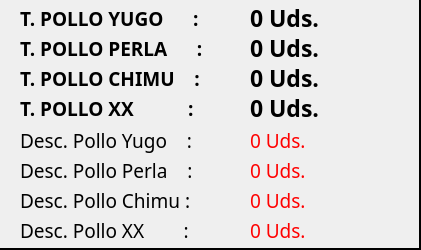
    <widget class="QFrame" name="frmTotales">
     <property name="geometry">
      <rect>
       <x>0</x>
       <y>550</y>
       <width>421</width>
       <height>250</height>
      </rect>
     </property>
     <property name="styleSheet">
      <string notr="true">border:2px solid black;
border-left:0;
border-top:0;</string>
     </property>
     <property name="frameShape">
      <enum>QFrame::StyledPanel</enum>
     </property>
     <property name="frameShadow">
      <enum>QFrame::Raised</enum>
     </property>
     <widget class="QLabel" name="label_18">
      <property name="geometry">
       <rect>
        <x>20</x>
        <y>125</y>
        <width>230</width>
        <height>30</height>
       </rect>
      </property>
      <property name="font">
       <font>
        <family>Poppins Medium</family>
        <pointsize>14</pointsize>
        <weight>50</weight>
        <bold>false</bold>
       </font>
      </property>
      <property name="styleSheet">
       <string notr="true">border: none;</string>
      </property>
      <property name="text">
       <string>Desc. Pollo Yugo    :</string>
      </property>
     </widget>
     <widget class="QLabel" name="label_17">
      <property name="geometry">
       <rect>
        <x>20</x>
        <y>63</y>
        <width>230</width>
        <height>30</height>
       </rect>
      </property>
      <property name="font">
       <font>
        <family>Poppins</family>
        <pointsize>14</pointsize>
        <weight>75</weight>
        <bold>true</bold>
       </font>
      </property>
      <property name="styleSheet">
       <string notr="true">border: none;</string>
      </property>
      <property name="text">
       <string>T. POLLO CHIMU    :</string>
      </property>
     </widget>
     <widget class="QLabel" name="txtCantPolloYugo">
      <property name="geometry">
       <rect>
        <x>250</x>
        <y>3</y>
        <width>160</width>
        <height>30</height>
       </rect>
      </property>
      <property name="font">
       <font>
        <family>Poppins</family>
        <pointsize>17</pointsize>
        <weight>75</weight>
        <bold>true</bold>
       </font>
      </property>
      <property name="styleSheet">
       <string notr="true">border: none;</string>
      </property>
      <property name="text">
       <string>0 Uds.</string>
      </property>
     </widget>
     <widget class="QLabel" name="txtCantDescPolloXX">
      <property name="geometry">
       <rect>
        <x>250</x>
        <y>215</y>
        <width>160</width>
        <height>30</height>
       </rect>
      </property>
      <property name="font">
       <font>
        <family>Rubik Medium</family>
        <pointsize>14</pointsize>
       </font>
      </property>
      <property name="styleSheet">
       <string notr="true">color: rgb(255, 0, 0);
border: none;</string>
      </property>
      <property name="text">
       <string>0 Uds.</string>
      </property>
     </widget>
     <widget class="QLabel" name="txtCantDescPolloChimu">
      <property name="geometry">
       <rect>
        <x>250</x>
        <y>185</y>
        <width>160</width>
        <height>30</height>
       </rect>
      </property>
      <property name="font">
       <font>
        <family>Rubik Medium</family>
        <pointsize>14</pointsize>
       </font>
      </property>
      <property name="styleSheet">
       <string notr="true">color: rgb(255, 0, 0);
border: none;</string>
      </property>
      <property name="text">
       <string>0 Uds.</string>
      </property>
     </widget>
     <widget class="QLabel" name="txtCantDescPolloYugo">
      <property name="geometry">
       <rect>
        <x>250</x>
        <y>125</y>
        <width>160</width>
        <height>30</height>
       </rect>
      </property>
      <property name="font">
       <font>
        <family>Rubik Medium</family>
        <pointsize>14</pointsize>
       </font>
      </property>
      <property name="styleSheet">
       <string notr="true">color: rgb(255, 0, 0);
border: none;</string>
      </property>
      <property name="text">
       <string>0 Uds.</string>
      </property>
     </widget>
     <widget class="QLabel" name="txtCantDescPolloPerla">
      <property name="geometry">
       <rect>
        <x>250</x>
        <y>155</y>
        <width>160</width>
        <height>30</height>
       </rect>
      </property>
      <property name="font">
       <font>
        <family>Rubik Medium</family>
        <pointsize>14</pointsize>
       </font>
      </property>
      <property name="styleSheet">
       <string notr="true">color: rgb(255, 0, 0);
border: none;</string>
      </property>
      <property name="text">
       <string>0 Uds.</string>
      </property>
     </widget>
     <widget class="QLabel" name="label_19">
      <property name="geometry">
       <rect>
        <x>20</x>
        <y>155</y>
        <width>230</width>
        <height>30</height>
       </rect>
      </property>
      <property name="font">
       <font>
        <family>Poppins Medium</family>
        <pointsize>14</pointsize>
       </font>
      </property>
      <property name="styleSheet">
       <string notr="true">border: none;</string>
      </property>
      <property name="text">
       <string>Desc. Pollo Perla    :</string>
      </property>
     </widget>
     <widget class="QLabel" name="lblTPolloYugo">
      <property name="geometry">
       <rect>
        <x>20</x>
        <y>3</y>
        <width>230</width>
        <height>30</height>
       </rect>
      </property>
      <property name="font">
       <font>
        <family>Poppins</family>
        <pointsize>14</pointsize>
        <weight>75</weight>
        <bold>true</bold>
       </font>
      </property>
      <property name="styleSheet">
       <string notr="true">border: none;</string>
      </property>
      <property name="text">
       <string>T. POLLO YUGO      :</string>
      </property>
     </widget>
     <widget class="QLabel" name="txtCantPolloPerla">
      <property name="geometry">
       <rect>
        <x>250</x>
        <y>33</y>
        <width>160</width>
        <height>30</height>
       </rect>
      </property>
      <property name="font">
       <font>
        <family>Poppins</family>
        <pointsize>17</pointsize>
        <weight>75</weight>
        <bold>true</bold>
       </font>
      </property>
      <property name="styleSheet">
       <string notr="true">border: none;</string>
      </property>
      <property name="text">
       <string>0 Uds.</string>
      </property>
     </widget>
     <widget class="QLabel" name="txtCantPolloChimu">
      <property name="geometry">
       <rect>
        <x>250</x>
        <y>63</y>
        <width>160</width>
        <height>30</height>
       </rect>
      </property>
      <property name="font">
       <font>
        <family>Poppins</family>
        <pointsize>17</pointsize>
        <weight>75</weight>
        <bold>true</bold>
       </font>
      </property>
      <property name="styleSheet">
       <string notr="true">border: none;</string>
      </property>
      <property name="text">
       <string>0 Uds.</string>
      </property>
     </widget>
     <widget class="QLabel" name="label_30">
      <property name="geometry">
       <rect>
        <x>20</x>
        <y>185</y>
        <width>230</width>
        <height>30</height>
       </rect>
      </property>
      <property name="font">
       <font>
        <family>Poppins Medium</family>
        <pointsize>14</pointsize>
       </font>
      </property>
      <property name="styleSheet">
       <string notr="true">border: none;</string>
      </property>
      <property name="text">
       <string>Desc. Pollo Chimu :</string>
      </property>
     </widget>
     <widget class="QLabel" name="label_28">
      <property name="geometry">
       <rect>
        <x>20</x>
        <y>215</y>
        <width>230</width>
        <height>30</height>
       </rect>
      </property>
      <property name="font">
       <font>
        <family>Poppins Medium</family>
        <pointsize>14</pointsize>
       </font>
      </property>
      <property name="styleSheet">
       <string notr="true">border: none;</string>
      </property>
      <property name="text">
       <string>Desc. Pollo XX        :</string>
      </property>
     </widget>
     <widget class="QLabel" name="lblTPolloPerla">
      <property name="geometry">
       <rect>
        <x>20</x>
        <y>33</y>
        <width>230</width>
        <height>30</height>
       </rect>
      </property>
      <property name="font">
       <font>
        <family>Poppins</family>
        <pointsize>14</pointsize>
        <weight>75</weight>
        <bold>true</bold>
       </font>
      </property>
      <property name="styleSheet">
       <string notr="true">border: none;</string>
      </property>
      <property name="text">
       <string>T. POLLO PERLA      :</string>
      </property>
     </widget>
     <widget class="QLabel" name="label_20">
      <property name="geometry">
       <rect>
        <x>20</x>
        <y>93</y>
        <width>230</width>
        <height>30</height>
       </rect>
      </property>
      <property name="font">
       <font>
        <family>Poppins</family>
        <pointsize>14</pointsize>
        <weight>75</weight>
        <bold>true</bold>
       </font>
      </property>
      <property name="styleSheet">
       <string notr="true">border: none;</string>
      </property>
      <property name="text">
       <string>T. POLLO XX           :</string>
      </property>
     </widget>
     <widget class="QLabel" name="txtCantPolloXX">
      <property name="geometry">
       <rect>
        <x>250</x>
        <y>93</y>
        <width>160</width>
        <height>30</height>
       </rect>
      </property>
      <property name="font">
       <font>
        <family>Poppins</family>
        <pointsize>17</pointsize>
        <weight>75</weight>
        <bold>true</bold>
       </font>
      </property>
      <property name="styleSheet">
       <string notr="true">border: none;</string>
      </property>
      <property name="text">
       <string>0 Uds.</string>
      </property>
     </widget>
    </widget>
